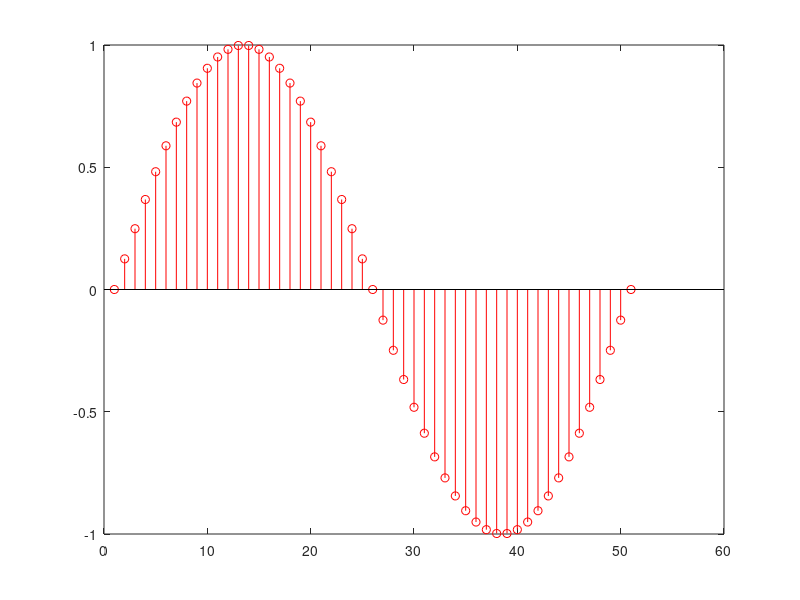
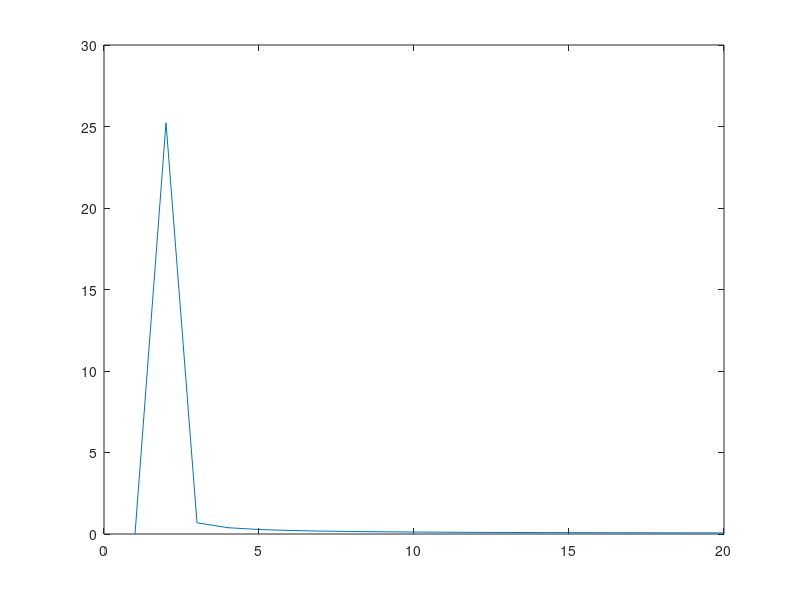

These figures' MATLAB source, in order:
% Sampling theory
%
% Universidad Autonoma de Queretaro
% Electronica Avanzada III
% Rene de Jesus Romero Troncoso
%
% Exercise 1.2
%     Stationary-signal sampling

clear all;

% User parameters
fc = 1;             % Input frequency
ph = 0.0;            % Input phase

% Fixed parameters
fs = 1000;           % Sampling frequency in Hz
Ts = 1.0;            % Running time for experimentation

% Oscilloscope-like plot
N = floor(fs*Ts);    % Samples to be taken
V = 20;              % Oversampling rate for graphics
M = V*N;             % Oversampled samples
M = 50;
for k=0:M
    yv(k+1) = sin(2.0*pi*fc*k/M + ph); % Oversampled function as reference
end;
% for k=0:N
%     s = V*k;
%     for i=0:V-1
%         yo(s+i+1) = yv(s+1); % Quasi-continous sampled signal, more realistic
%     end;
% end;
figure(1);
stem(yv,'r');
hold on;
% plot(yo);
figure(2);
YV=(abs(fft(yv)));
plot(YV(1:20));

% Experimentation procedure:
%     1. Change function to include 2nd harmonic
%     2. Change function to include 3rd harmonic
%     3. Change function to triangular
%     4. Change function to square
%     5. Change function to triangular modulated
%     6. Change function to square modulated (ASK, PSK)
%     7. Change function to square overdamped
%     8. Change function to square underdamped